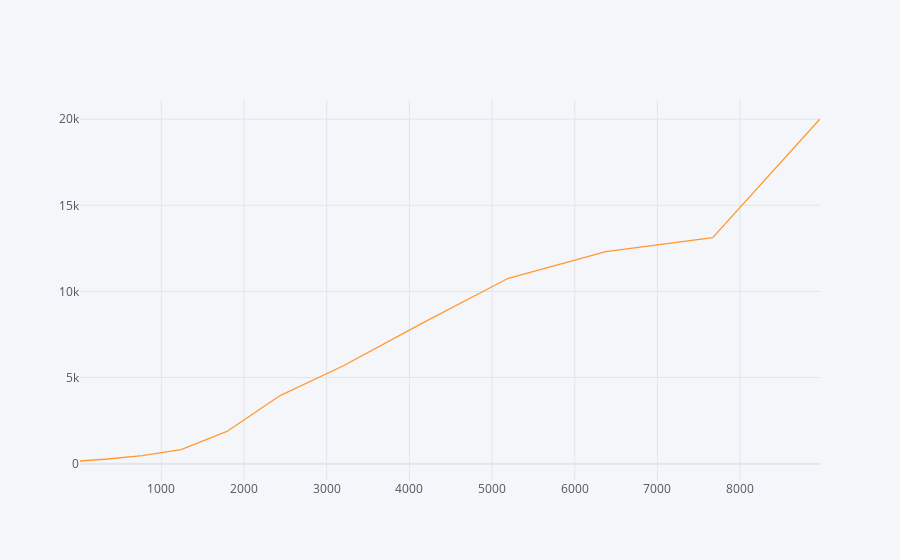

Here is the notebook cell this chart was saved with:
### Code cell
csbs_data = pd.read_csv("daily_csbs_report_data.csv")
nyc_csbs_data = csbs_data[csbs_data["County_Name"] == "New York"]
nyc_csbs_data["Confirmed"].iplot()

### Figure 1 — Plotly figure (JSON) as saved in the notebook; plotly's stock layout.template omitted (floating-point values rounded to 4 significant figures)
{"data": [{"line": {"color": "rgba(255, 153, 51, 1.0)", "dash": "solid", "shape": "linear", "width": 1.3}, "mode": "lines", "name": "Confirmed", "text": "", "type": "scatter", "x": [17, 352, 768, 1239, 1794, 2437, 3203, 4140, 5196, 6376, 7668, 8966], "y": [154, 269, 463, 814, 1871, 3954, 5683, 8115, 10764, 12305, 13119, 20011]}], "layout": {"legend": {"bgcolor": "#F5F6F9", "font": {"color": "#4D5663"}}, "paper_bgcolor": "#F5F6F9", "plot_bgcolor": "#F5F6F9", "title": {"font": {"color": "#4D5663"}}, "xaxis": {"gridcolor": "#E1E5ED", "showgrid": true, "tickfont": {"color": "#4D5663"}, "title": {"font": {"color": "#4D5663"}, "text": ""}, "zerolinecolor": "#E1E5ED"}, "yaxis": {"gridcolor": "#E1E5ED", "showgrid": true, "tickfont": {"color": "#4D5663"}, "title": {"font": {"color": "#4D5663"}, "text": ""}, "zerolinecolor": "#E1E5ED"}}}
